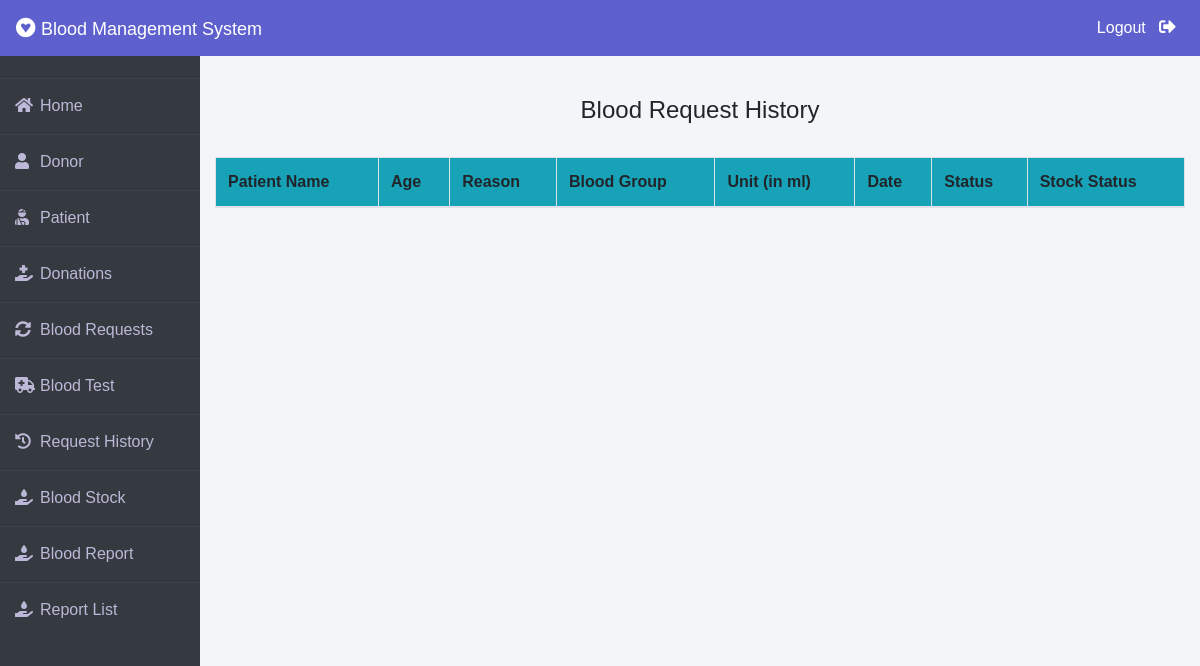
The page /admin-request-history (signed in) on the database as committed earlier.
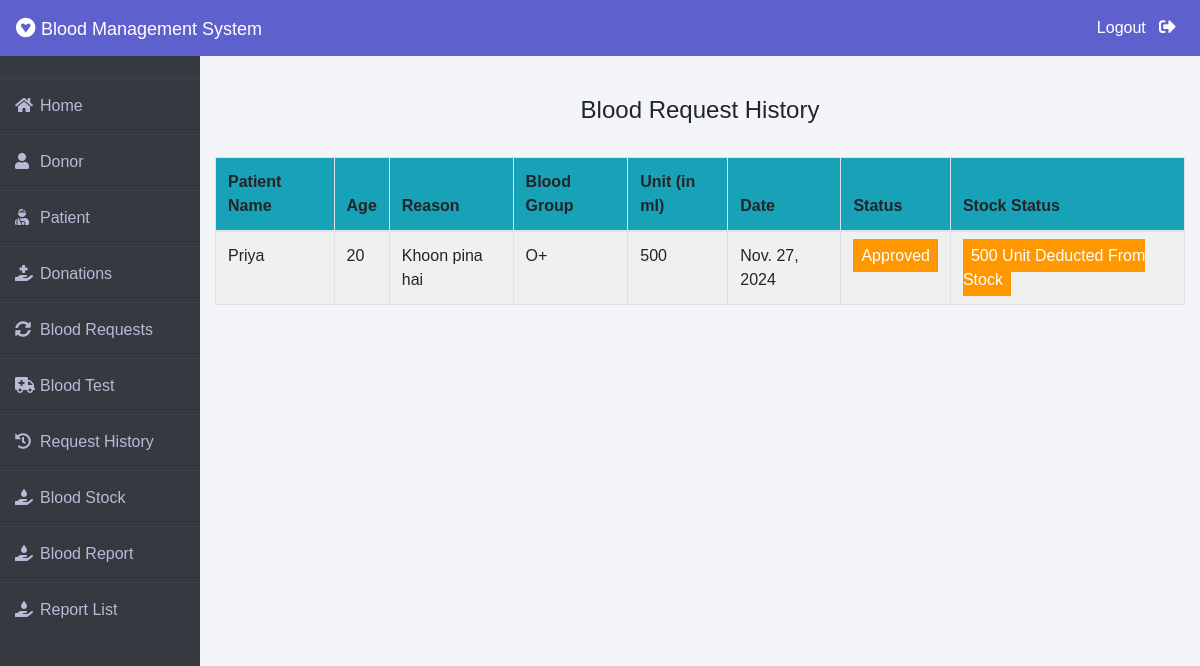
The same page on the database as committed later.
### blood/models.py (models this page shows, shortened)
class BloodRequest(models.Model):
    request_by_patient=models.ForeignKey(pmodels.Patient,null=True,on_delete=models.CASCADE)
    request_by_donor=models.ForeignKey(dmodels.Donor,null=True,on_delete=models.CASCADE)
    patient_name=models.CharField(max_length=30)
    patient_age=models.PositiveIntegerField()
    reason=models.CharField(max_length=500)
    bloodgroup=models.CharField(max_length=10)
    unit=models.PositiveIntegerField(default=0)
    status=models.CharField(max_length=20,default="Pending")
    date=models.DateField(auto_now=True)

### blood/views.py (the view)
# urls.py: path('admin-request-history', views.admin_request_history_view,name='admin-request-history'),
@login_required(login_url='adminlogin')
def admin_request_history_view(request):
    requests=models.BloodRequest.objects.all().exclude(status='Pending')
    return render(request,'blood/admin_request_history.html',{'requests':requests})

### templates/blood/admin_request_history.html (shortened to what this page needs)
{% extends 'blood/adminbase.html' %}
{% block content %}
{% load widget_tweaks %}
{%load static%}
<head>
</head>
<br><br>
<div class="container">
    <H4 class="text-center">Blood Request History</H4><br>
    <table class="table table-light table-hover table-bordered table-striped">
        <thead class="bg-info">
            <tr>
                <th scope="col">Patient Name</th>
                <th scope="col">Age</th>
                <th scope="col">Reason</th>
                <th scope="col">Blood Group</th>
                <th scope="col">Unit (in ml)</th>
                <th scope="col">Date</th>
                <th scope="col">Status</th>
                <th scope="col">Stock Status</th>
            </tr>
        </thead>
        <tbody>
            {% for t in requests %}
            <tr>
                <td> {{t.patient_name}}</td>
                <td>{{t.patient_age}}</td>
                <td>{{t.reason}}</td>
                <td>{{t.bloodgroup}}</td>
                <td>{{t.unit}}</td>
                <td>{{t.date}}</td>
                {% if t.status == 'Approved' %}
                <td><span class="label warning"> Approved</span></td>
                <td><span class="label warning"> {{t.unit}} Unit Deducted From Stock</span></td>
                {% else %}
                <td><span class="label success">Rejected</span></td>
                <td><span class="label success"> 0 Unit Deducted From Stock</span></td>
                {% endif %}
            </tr>
            {% endfor %}
        </tbody>
    </table>
</div>
{% endblock content %}

Rows that differ between the two databases and show on the page:
now on this page (row edited): BloodRequest: patient_name "Priya", patient_age "20", reason "Khoon pina hai", bloodgroup "O+", unit "500", date "Nov. 27, 2024"
